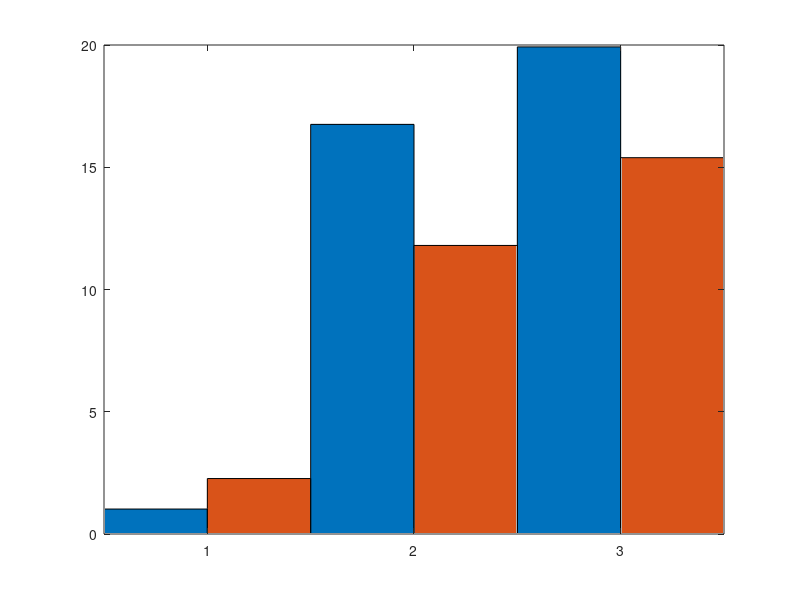

Recreate this plot in MATLAB. (Note: this script raises an error after producing the figure.)
% Clear workspace and close all figures
clear all;
close all;

% Import data from the CSV file
data = importdata('rmsd_sampling_precision.csv');

% Extract relevant data from CSV files
snapshots = data.textdata(2:end); % skip first row for x-axis
sampling_precision = data.data(:, 1); % Second column
average_rmsd = data.data(:, 2); % Third column

% Create a matrix for bar plot
y_group = [sampling_precision, average_rmsd];

% Define the colors
color1 = [217,73,49]/255;
color2 = [233,147,133]/255;

% Create the bar plot with the same pixels as for FoXS
fig=figure('Renderer', 'painters', 'Position', [0 0 1000 525]);
BAR = bar(y_group, 'grouped', 'BarWidth', 1); % bar width 1, so bars are touching
hold on;

% Set colors of bars (based on the list from y_group)
BAR(1).FaceColor = color1;
BAR(2).FaceColor = color2;

% Customize the axes and labels
set(gca, 'XTickLabel', snapshots); % Set x-axis labels to snapshots
set(gca, 'FontSize',36,'FontName','Helvetica','Linewidth',3);

% Add legend without box
legend({' Precision', ' RMSD'}, 'Location', 'NorthWest','FontSize',36,'FontName','Helvetica','Linewidth',3);
legend boxoff

% Set limit for y-axis
ylim([0, 25]); 
box off;

% Print the plot
print(fig,'rmsd_sampling_precision.png','-dpng')